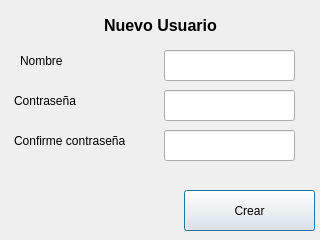
<?xml version="1.0" encoding="UTF-8"?>
<ui version="4.0">
 <class>unuevo</class>
 <widget class="QDialog" name="unuevo">
  <property name="geometry">
   <rect>
    <x>0</x>
    <y>0</y>
    <width>320</width>
    <height>240</height>
   </rect>
  </property>
  <property name="windowTitle">
   <string>Dialog</string>
  </property>
  <widget class="QLabel" name="label">
   <property name="geometry">
    <rect>
     <x>104</x>
     <y>10</y>
     <width>141</width>
     <height>31</height>
    </rect>
   </property>
   <property name="font">
    <font>
     <pointsize>12</pointsize>
     <weight>75</weight>
     <bold>true</bold>
    </font>
   </property>
   <property name="text">
    <string>Nuevo Usuario</string>
   </property>
  </widget>
  <widget class="QLineEdit" name="nombre">
   <property name="geometry">
    <rect>
     <x>164</x>
     <y>50</y>
     <width>131</width>
     <height>31</height>
    </rect>
   </property>
  </widget>
  <widget class="QLabel" name="label_3">
   <property name="geometry">
    <rect>
     <x>14</x>
     <y>90</y>
     <width>91</width>
     <height>21</height>
    </rect>
   </property>
   <property name="text">
    <string>Contraseña</string>
   </property>
  </widget>
  <widget class="QPushButton" name="bt_crear">
   <property name="geometry">
    <rect>
     <x>184</x>
     <y>190</y>
     <width>131</width>
     <height>41</height>
    </rect>
   </property>
   <property name="text">
    <string>Crear</string>
   </property>
  </widget>
  <widget class="QLineEdit" name="confi">
   <property name="geometry">
    <rect>
     <x>164</x>
     <y>130</y>
     <width>131</width>
     <height>31</height>
    </rect>
   </property>
   <property name="echoMode">
    <enum>QLineEdit::Password</enum>
   </property>
  </widget>
  <widget class="QLineEdit" name="contra">
   <property name="geometry">
    <rect>
     <x>164</x>
     <y>90</y>
     <width>131</width>
     <height>31</height>
    </rect>
   </property>
   <property name="font">
    <font>
     <stylestrategy>PreferAntialias</stylestrategy>
    </font>
   </property>
   <property name="text">
    <string/>
   </property>
   <property name="echoMode">
    <enum>QLineEdit::Password</enum>
   </property>
  </widget>
  <widget class="QLabel" name="label_4">
   <property name="geometry">
    <rect>
     <x>14</x>
     <y>130</y>
     <width>141</width>
     <height>21</height>
    </rect>
   </property>
   <property name="text">
    <string>Confirme contraseña</string>
   </property>
  </widget>
  <widget class="QLabel" name="label_2">
   <property name="geometry">
    <rect>
     <x>20</x>
     <y>50</y>
     <width>71</width>
     <height>21</height>
    </rect>
   </property>
   <property name="text">
    <string>Nombre</string>
   </property>
  </widget>
 </widget>
 <tabstops>
  <tabstop>nombre</tabstop>
  <tabstop>contra</tabstop>
  <tabstop>confi</tabstop>
  <tabstop>bt_crear</tabstop>
 </tabstops>
 <resources/>
 <connections/>
</ui>
